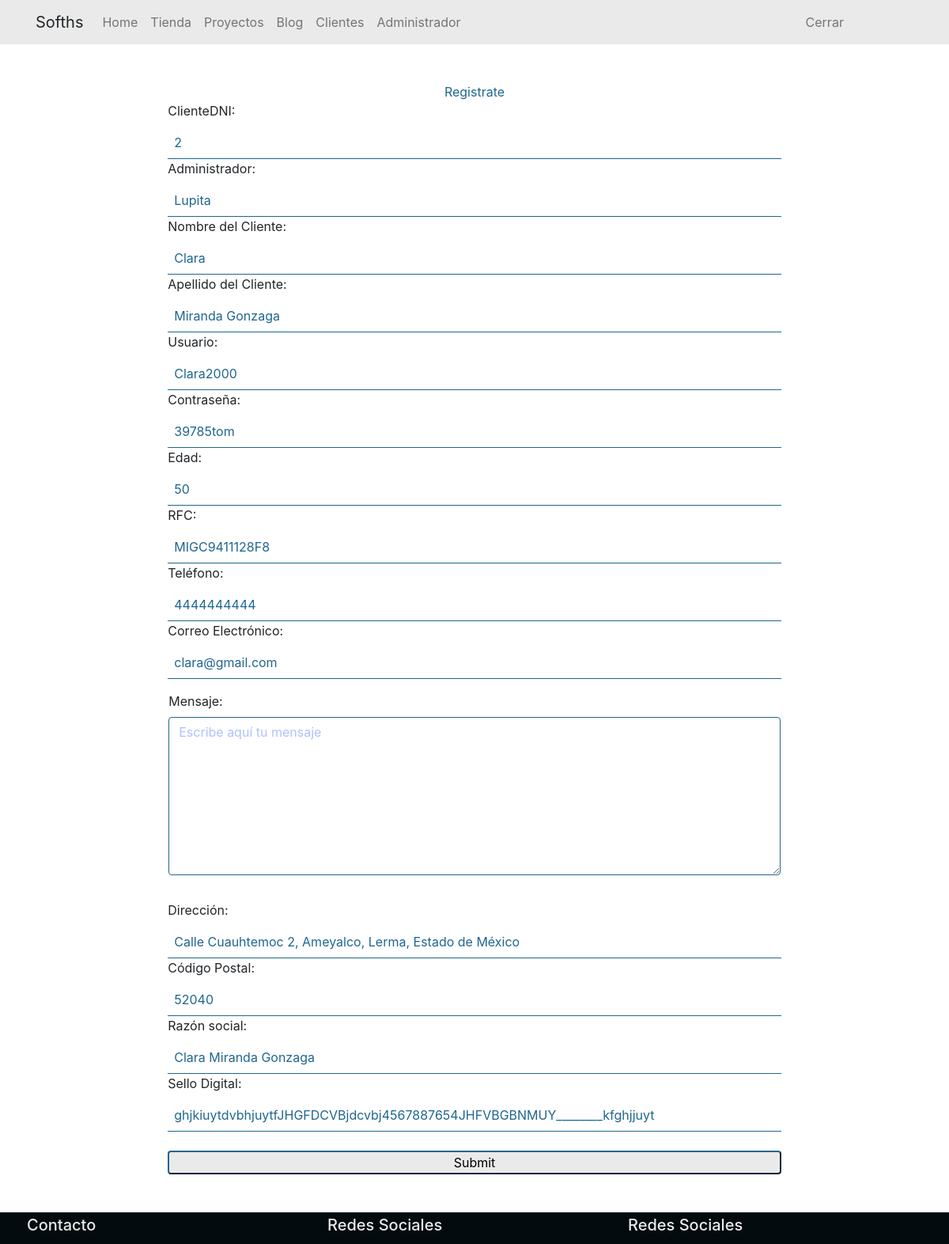
Screenshot of /cliente/update_cliente/2 with the database file from the repository.
### tables this page shows
CREATE TABLE cliente (
    clienteDNI INT NOT NULL AUTO_INCREMENT ,
    adminDNI INT ,
    cl_nombre VARCHAR (40) NOT NULL ,
    cl_apellidos VARCHAR (80) NOT NULL ,
    cl_usuario VARCHAR (30) NOT NULL ,
    cl_password VARCHAR (30) NOT NULL ,
    cl_edad INT ,
    cl_rfc VARCHAR (20) ,
    cl_telefono VARCHAR (10) NOT NULL ,
    cl_mail VARCHAR (50) NOT NULL ,   
    cl_mensaje TEXT (350) NOT NULL , 
    cl_direccion VARCHAR (100) ,
    cl_cp INT ,
    razon_social VARCHAR (110) ,
    sello_digital TEXT (150) ,
    PRIMARY KEY (clienteDNI) ,
    FOREIGN KEY (adminDNI) REFERENCES administrador (adminDNI) ON UPDATE CASCADE ON DELETE CASCADE
);

CREATE TABLE administrador (
    adminDNI INT NOT NULL AUTO_INCREMENT ,
    ad_nombre VARCHAR (40) NOT NULL ,
    ad_apellidos VARCHAR (80) NOT NULL ,
    ad_edad INT NOT NULL ,
    ad_rfc VARCHAR (20) NOT NULL ,
    ad_telefono VARCHAR (10) NOT NULL ,
    ad_mail VARCHAR (50) NOT NULL ,    
    ad_direccion VARCHAR (100) NOT NULL ,
    ad_cp INT NOT NULL ,
    PRIMARY KEY (adminDNI)
);

### controllers/ViewsController.php (called while the page is built, shortened)
<?php
class ViewsController {
    private static $views_path = "./views/" ;
    public function view ($route) {
        require_once (self::$views_path."url.php") ;
        require_once (self::$views_path."header.php") ;
        require_once (self::$views_path.$route.".php") ;
        require_once (self::$views_path."footer.php") ;
    }
}

### index.php (called while the page is built, shortened)
<?php
require_once ("./controllers/Autoload.php") ;
$route = isset ($_GET["r"]) ? $_GET["r"] : "home" ;
$router = new Router ($route) ;

### controllers/Autoload.php (called while the page is built, shortened)
<?php
class Autoload {
    public function __construct () {
        spl_autoload_register (function ($class_name) {
            $controllers_path = "./controllers/".$class_name.".php" ;
            $models_path = "./models/".$class_name.".php" ;
        }) ;
    }
}

### getters/get-cliente.php (called while the page is built, shortened)
<?php
$clientecontroller = new ClienteController () ;
$c = "" ;
$objectCliente = $clientecontroller->getCliente ($cliente = $c) ;

### controllers/ClienteController.php (called while the page is built, shortened)
<?php
class ClienteController {
    private $clientemodel ;
	public function __construct () {
		$this->clientemodel = new ClienteModel () ;
	}
	public function getCliente ($cliente = "") {
		return $this->clientemodel->get ($cliente = "") ;
	}
}

### models/connection.php (called while the page is built, shortened)
<?php
abstract class Connection {
    private static $database_host = "localhost" ;
    private static $database_user = "root" ;
    private static $database_pass = "" ;
    private static $database_name = "sofths" ;
    private static $database_char = "utf8" ;
    private $connected ;
    protected $query ;
    protected $rows = array () ;
    private function open_database () {
        $this->connected = new mysqli (
            self::$database_host ,
            self::$database_user ,
            self::$database_pass ,
            self::$database_name ,
        ) ;
        $this->connected->set_charset (
            self::$database_char
        ) ;
    }
    protected function get_query () {
        $result = $this->connected->query ($this->query) ;
        while ($this->rows [] = $result->fetch_assoc ()) ;
        return array_pop ($this->rows) ;
    }
}

### models/ClienteModel.php (called while the page is built, shortened)
<?php
class ClienteModel extends Connection {
	public function get ($cliente = "") {
		$this->query = ($cliente != "") ? "SELECT * FROM cliente AS cl
							 			   INNER JOIN administrador AS ad
										   ON cl.adminDNI = ad.adminDNI
										   WHERE clienteDNI = '$cliente'"
						  				: "SELECT * FROM cliente AS cl
							   			   INNER JOIN administrador AS ad
										   ON cl.adminDNI = ad.adminDNI" ;
		$this->get_query () ;
		foreach ($this->rows as $key => $value) {
			$data[$key] = $value ;
		}
		return $data ;
	}
}

### views/url.php (called while the page is built)
<?php
$url = isset ($_GET['r']) ? $_GET['r'] : "" ;
$divide = explode ("/", $url) ;
?>

### views/update_cliente.php (the view, shortened to what this page needs)
<?php require_once ("./getters/get-cliente.php") ;
if (!empty ($divide [2])) {$url_dos = $divide [2] ;}
?>
<div class="bg-white .pl-12p-1">
    <div class="container p-5">
        <div class="row justify-content-center borde">
            <div class="col-md-9 p-0 borde">
                <div class="col-md-12 text-4 text-center borde">Registrate</div>
                <form action="" method="post"  id="set_cliente">
                <div class="col-md-12 borde">
                    <label for="adminDNI">ClienteDNI:</label>
                    <input class="col-md-12 border border-bottom-4 p-2 text-4 clienteDNI" name="clienteDNI" type="text" readonly="readonly" placeholder="Administrador" <?php print "value='".$objectCliente[$url_dos-1]['clienteDNI']."'" ?> >
                </div>
                <div class="col-md-12 borde">
                    <label for="adminDNI">Administrador:</label>
                    <input class="col-md-12 border border-bottom-4 p-2 text-4 adminDNI" name="adminDNI" type="text" placeholder="Administrador" <?php print "value='".$objectCliente[$url_dos-1]['ad_nombre']."'" ?> >
                </div>
                <div class="col-md-12 borde">
                    <label for="cl_nombre">Nombre del Cliente:</label>
                    <input class="col-md-12 border border-bottom-4 p-2 text-4 cl_nombre" name="cl_nombre" type="text" placeholder="Nombre" <?php print "value='".$objectCliente[$url_dos-1]['cl_nombre']."'" ?> >
                </div>
                <div class="col-md-12 borde">
                <label for="cl_nombre">Apellido del Cliente:</label>
                    <input class="col-md-12 border border-bottom-4 p-2 text-4 cl_apellidos" name="cl_apellidos" type="text" placeholder="Apellidos" <?php print "value='".$objectCliente[$url_dos-1]['cl_apellidos']."'" ?> >
                </div>
                <div class="col-md-12 borde">
                <label for="cl_nombre">Usuario:</label>
                    <input class="col-md-12 border border-bottom-4 p-2 text-4 cl_usuario" name="cl_usuario" type="text" placeholder="Usuario" <?php print "value='".$objectCliente[$url_dos-1]['cl_usuario']."'" ?> >
                </div>
                <div class="col-md-12 borde">
                <label for="cl_nombre">Contraseña:</label>
                    <input class="col-md-12 border border-bottom-4 p-2 text-4 cl_password" name="cl_password" type="text" placeholder="Contraseña" <?php print "value='".$objectCliente[$url_dos-1]['cl_password']."'" ?> >
                </div>
                <div class="col-md-12 borde">
                <label for="cl_nombre">Edad:</label>
                    <input class="col-md-12 border border-bottom-4 p-2 text-4 cl_edad" name="cl_edad" type="text" placeholder="Edad" <?php print "value='".$objectCliente[$url_dos-1]['cl_edad']."'" ?> >
                </div>
                <div class="col-md-12 borde">
                <label for="cl_nombre">RFC:</label>
                    <input class="col-md-12 border border-bottom-4 p-2 text-4 cl_rfc" name="cl_rfc" type="text" placeholder="RFC" <?php print "value='".$objectCliente[$url_dos-1]['cl_rfc']."'" ?> >
                </div>
                <div class="col-md-12 borde">
                <label for="cl_nombre">Teléfono:</label>
                    <input class="col-md-12 border border-bottom-4 p-2 text-4 cl_telefono" name="cl_telefono" type="text" placeholder="Teléfono" <?php print "value='".$objectCliente[$url_dos-1]['cl_telefono']."'" ?> >
                </div>
                <div class="col-md-12 borde">
                <label for="cl_nombre">Correo Electrónico:</label>
                    <input class="col-md-12 border border-bottom-4 p-2 text-4 cl_mail" name="cl_mail" type="text" placeholder="Correo Electrónico" <?php print "value='".$objectCliente[$url_dos-1]['cl_mail']."'" ?> >
                </div>
                <div class="col-md-12 borde p-3">
                <label for="cl_nombre">Mensaje:</label>
                    <div class="form-group">
                        <textarea class="formulario-control border-bottom-4 textborder4 text-4 border-msj cl_mensaje" name="cl_mensaje" id="exampleFormControlTextarea1" rows="3" placeholder="Escribe aquí tu mensaje"><?php print $objectCliente[$url_dos-1]['cl_mensaje'] ; ?></textarea>
                    </div>
                </div>
                <div class="col-md-12 borde">
                <label for="cl_nombre">Dirección:</label>
                    <input class="col-md-12 border border-bottom-4 p-2 text-4 cl_direccion" name="cl_direccion" type="text" placeholder="Dirección" <?php print "value='".$objectCliente[$url_dos-1]['cl_direccion']."'" ?> >
                </div>
                <div class="col-md-12 borde">
                <label for="cl_nombre">Código Postal:</label>
                    <input class="col-md-12 border border-bottom-4 p-2 text-4 cl_cp" name="cl_cp" type="text" placeholder="Código postal" <?php print "value='".$objectCliente[$url_dos-1]['cl_cp']."'" ?> >
                </div>
                <div class="col-md-12 borde">
                <label for="cl_nombre">Razón social:</label>
                    <input class="col-md-12 border border-bottom-4 p-2 text-4 razon_social" name="razon_social" type="text" placeholder="Razón social" <?php print "value='".$objectCliente[$url_dos-1]['razon_social']."'" ?> >
                </div>
                <div class="col-md-12 borde">
                <label for="cl_nombre">Sello Digital:</label>
                    <input class="col-md-12 border border-bottom-4 p-2 text-4 sello_digital" name="sello_digital" type="text" placeholder="Sello digital" <?php print "value='".$objectCliente[$url_dos-1]['sello_digital']."'" ?> >
                </div>
                <div class="col-md-12 borde"><br>
                <input class="col-md-12 bg-1 border-4 rounded" type="submit" placeholder="Usuario">
                </div>
                </form>
            </div>
        </div>
    </div>
</div>

### public/css/style.css (style rules this page uses)
.border-4 { border-color: #1F668F!important ; }
.border-bottom-4 { border-top: #EAEAEA !important; border-left: #EAEAEA !important; border-right: #EAEAEA !important; border-color: #1F668F!important; }
.bg-1 { background-color: #EAEAEA!important ; }
.text-4 { color: #1F668F!important ; }
.formulario-control { display: block; width: 100%; height: 200px; padding: .375rem .75rem; font-size: 1rem; font-weight: 400; line-height: 1.5; background-color: #fff; background-clip: padding-box; border-radius: .25rem; transition: border-color .15s ease-in-out,box-shadow .15s ease-in-out; }
.formulario-control.textborder4 { border: 1px solid #1F668F!important; color: #1F668F!important ; }

### rows the page displays
cliente: clienteDNI "2", cl_nombre "Clara", cl_apellidos "Miranda Gonzaga", cl_usuario "Clara2000", cl_password "39785tom", cl_edad "50", cl_rfc "MIGC9411128F8", cl_telefono "4444444444", cl_mail "clara@gmail.com", cl_direccion "Calle Cuauhtemoc 2, Ameyalco, Lerma, Estado de México", cl_cp "52040", razon_social "Clara Miranda Gonzaga", sello_digital "ghjkiuytdvbhjuytfJHGFDCVBjdcvbj4567887654JHFVBGBNMUY________kfghjjuyt"
administrador: adminDNI "Lupita"
